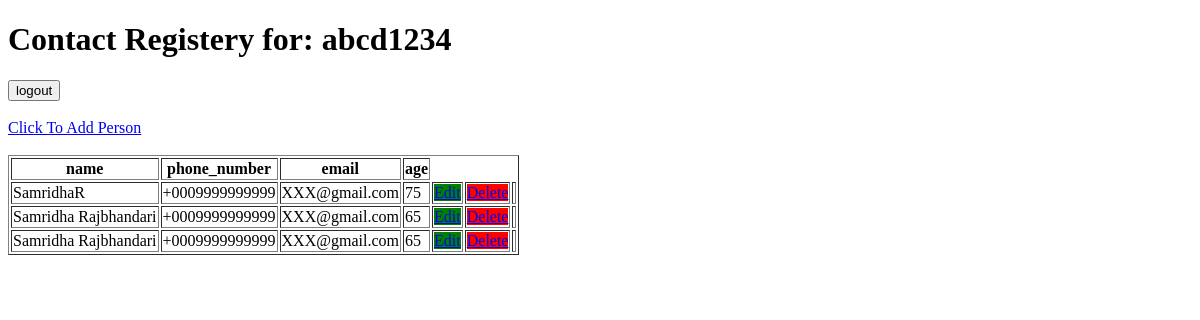
The app's page /blog/people/ (signed in), older data.
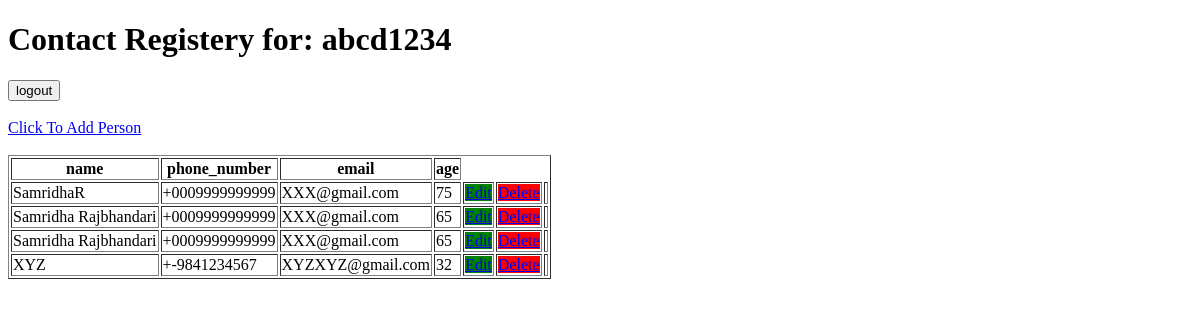
The same page, newer data.
### blog/models.py (models this page shows, shortened)
class Person(models.Model):
    user = models.ForeignKey(User,on_delete=models.CASCADE)
    name= models.CharField(max_length=100)
    age=models.IntegerField()
    email=models.EmailField(max_length=100)
    phone_number=models.CharField(max_length=15)

### blog/views.py (the view)
# urls.py: path('people/',views.people_list,name='people_list'),
@login_required
def people_list(request):
    peoples= Person.objects.filter(user=request.user)
    return render(request,'blog/people.html',{'peoples':peoples})

### blog/templates/blog/people.html (shortened to what this page needs)
<!DOCTYPE html>
<html lang="en">
<head>
</head>
<body>
    <table border=1px>
        <tr><th>name</th>
        <th>phone_number</th>
        <th>email</th>
        <th>age</th></tr>
        <h1>Contact Registery for: {{request.user}}</h1>
        {% for person in peoples %}
            <tr>
                <td>{{person.name}}</td>
                <td>{{person.phone_number}}</td>
                <td>{{person.email}}</td>
                <td>{{person.age}}</td>
                <td><a href="{% url 'edit_person' person.id %}" style="background-color: green;">Edit</a></td>
                <td><a href="{% url 'delete_person' person.id %}" onclick="return confirm('Are you sure you want to delete?')" style="background-color: red;">Delete</a></td>
                <td></td>
            </tr>
            {% endfor %}
            <form action="{% url 'logout' %}" method="post">
                <button type="submit">logout</button>
            </form>
<br><br>
            <a href="{% url 'add_person' %}">Click To Add Person</a>
            <br><br>
    </table>
</body>
</html>

Row changes from the older to the newer data that the page shows:
added Person: name "XYZ", phone_number "+-9841234567", email "XYZXYZ@gmail.com", age "32"
